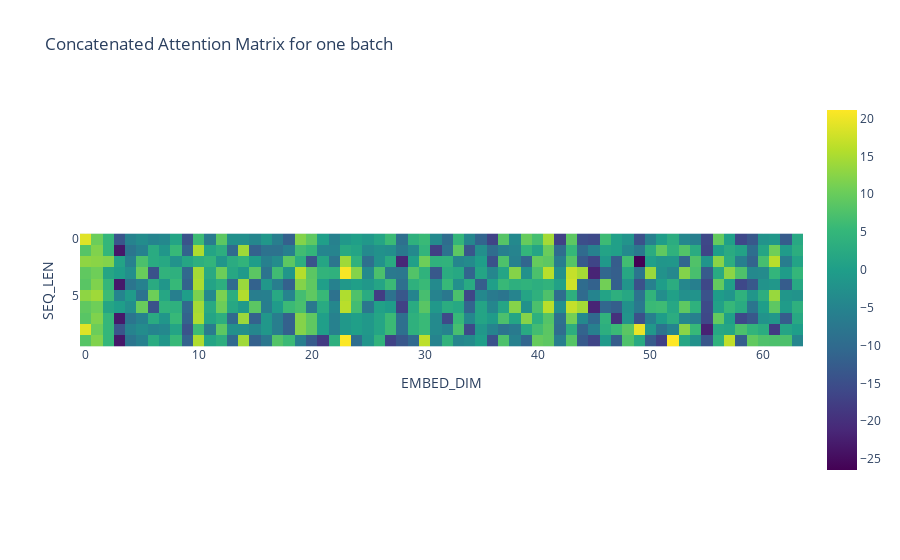

Notebook source saved alongside this figure:
### Code cell
px.imshow(attention_matrix[0], title="Concatenated Attention Matrix for one batch", labels=dict(x="EMBED_DIM", y="SEQ_LEN"), color_continuous_scale="VIRIDIS")

### Figure 1 — Plotly figure (JSON) as saved in the notebook; plotly's stock layout.template omitted (floating-point values rounded to 4 significant figures; data arrays with more than 128 entries replaced by an {"elided": "..."} marker saying what was removed)
{"data": [{"coloraxis": "coloraxis", "hovertemplate": "EMBED_DIM: %{x}<br>SEQ_LEN: %{y}<br>color: %{z}<extra></extra>", "name": "0", "type": "heatmap", "xaxis": "x", "yaxis": "y", "z": {"elided": "10x64 float values"}}], "layout": {"coloraxis": {"colorscale": [[0, "#440154"], [0.1111, "#482878"], [0.2222, "#3e4989"], [0.3333, "#31688e"], [0.4444, "#26828e"], [0.5556, "#1f9e89"], [0.6667, "#35b779"], [0.7778, "#6ece58"], [0.8889, "#b5de2b"], [1, "#fde725"]]}, "title": {"text": "Concatenated Attention Matrix for one batch"}, "xaxis": {"anchor": "y", "constrain": "domain", "domain": [0, 1], "scaleanchor": "y", "title": {"text": "EMBED_DIM"}}, "yaxis": {"anchor": "x", "autorange": "reversed", "constrain": "domain", "domain": [0, 1], "title": {"text": "SEQ_LEN"}}}}
